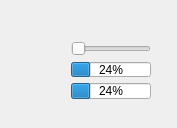
<?xml version="1.0" encoding="UTF-8"?>
<ui version="4.0">
 <class>MainWindow</class>
 <widget class="QMainWindow" name="MainWindow">
  <property name="geometry">
   <rect>
    <x>0</x>
    <y>0</y>
    <width>177</width>
    <height>128</height>
   </rect>
  </property>
  <property name="windowTitle">
   <string>MainWindow</string>
  </property>
  <widget class="QWidget" name="centralWidget">
   <widget class="QWidget" name="">
    <property name="geometry">
     <rect>
      <x>60</x>
      <y>30</y>
      <width>102</width>
      <height>80</height>
     </rect>
    </property>
    <layout class="QVBoxLayout" name="verticalLayout">
     <item>
      <widget class="QSlider" name="horizontalSlider">
       <property name="orientation">
        <enum>Qt::Horizontal</enum>
       </property>
      </widget>
     </item>
     <item>
      <widget class="QProgressBar" name="progressBar_2">
       <property name="mouseTracking">
        <bool>true</bool>
       </property>
       <property name="value">
        <number>24</number>
       </property>
      </widget>
     </item>
     <item>
      <widget class="QProgressBar" name="progressBar">
       <property name="value">
        <number>24</number>
       </property>
      </widget>
     </item>
    </layout>
   </widget>
  </widget>
  <widget class="QMenuBar" name="menuBar">
   <property name="geometry">
    <rect>
     <x>0</x>
     <y>0</y>
     <width>177</width>
     <height>22</height>
    </rect>
   </property>
  </widget>
 </widget>
 <layoutdefault spacing="6" margin="11"/>
 <resources/>
 <connections/>
</ui>
